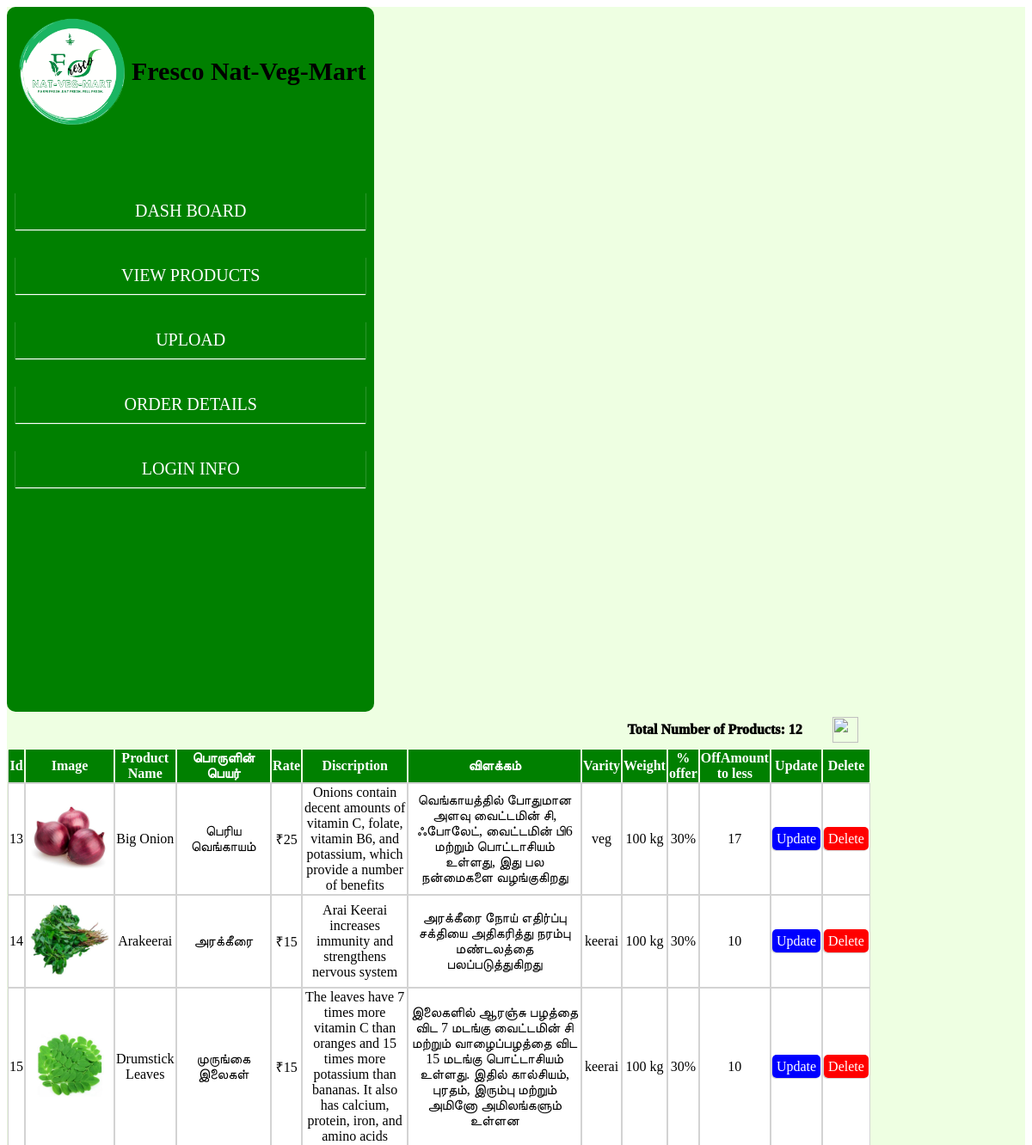
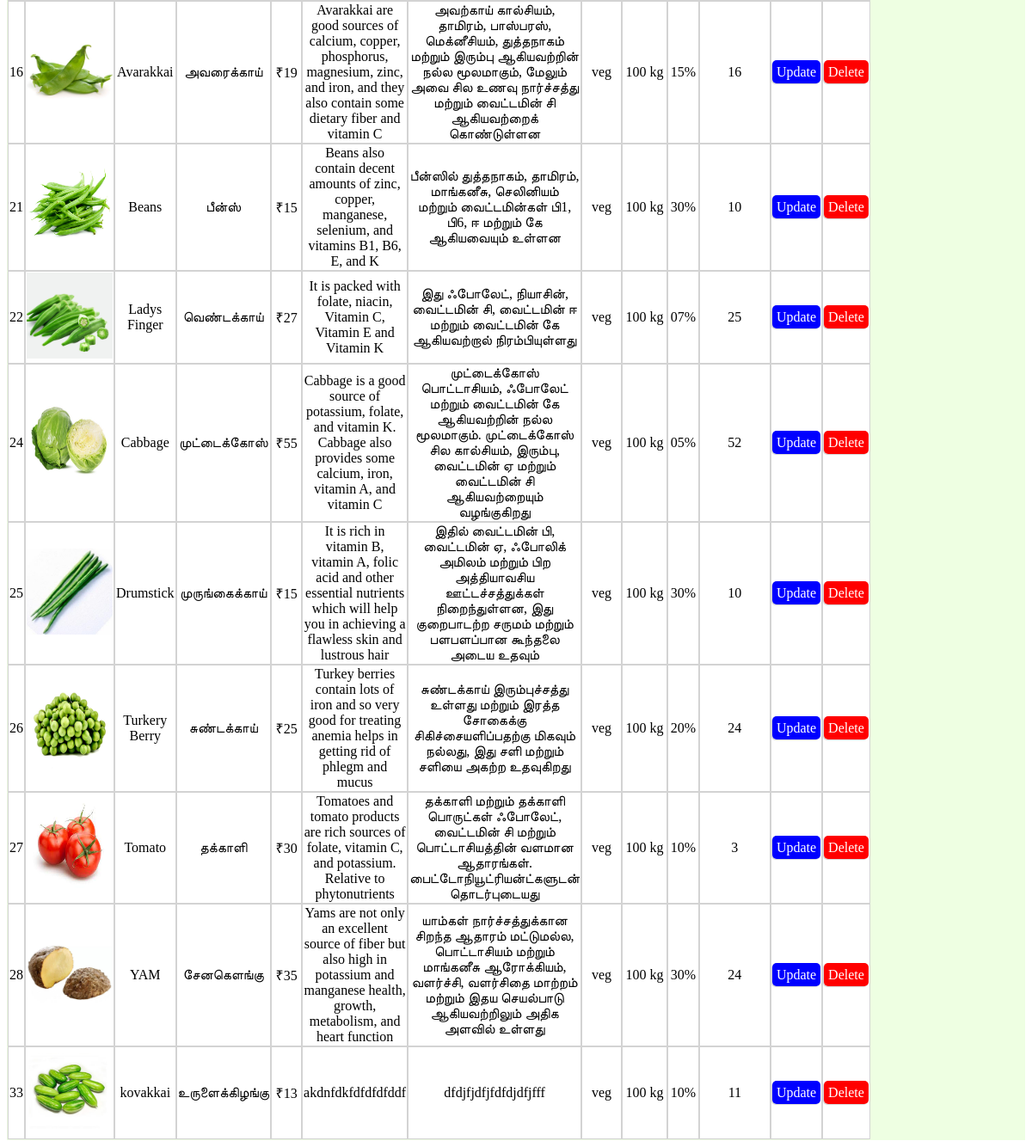
The page /fnvm/viewproductsfnvm.php on the database its author committed (2 pictures, top to bottom).
### tables this page shows
CREATE TABLE `productsdata` (
  `pid` int(100) NOT NULL,
  `pimage` varchar(200) NOT NULL,
  `pname` varchar(200) NOT NULL,
  `ptname` varchar(200) NOT NULL,
  `prate` varchar(200) NOT NULL,
  `ppara` varchar(200) NOT NULL,
  `ptpara` varchar(200) NOT NULL,
  `pvarity` varchar(200) NOT NULL,
  `pweight` int(150) NOT NULL,
  `poffamount` int(50) NOT NULL,
  `poffer` varchar(50) NOT NULL
);

### fnvm/viewproductsfnvm.php (the view, shortened to what this page needs)
<!DOCTYPE html>
<html>
<head>
</head>
<body>
	<div class="all">
	<div class="container">
<div class="companynl">
     <img src="../fnvm.png" alt="NO_IMAGE" class="logo">
	 <p id="title">Fresco Nat-Veg-Mart</p>
	</div>
<div class="links">
	<p id="l1"><a href="dashboad.php">DASH BOARD</a></p>
	<p id="l2"><a href="viewproductsfnvm.php">VIEW PRODUCTS</a></p>
	<p id="l3"><a href="uploadfnvm.php">UPLOAD</a></p>
    <p id="l4"><a href="adminorder.php">ORDER DETAILS</a></p>
    <p id="l5"><a href="login.php">LOGIN INFO</a></p>
    </div>
    </div>
<?php
$con= mysqli_connect('localhost','root','root');
mysqli_select_db($con,'fnvm');
$sql="SELECT * FROM productsdata";
$retval=mysqli_query($con,$sql);
$total=mysqli_num_rows($retval);
?>
<div class="contents">
	<div class="user">
		<p id="ptotal">Total Number of Products: <?php echo "$total";?></p>
		<img src="../user.png" id="userimg">
		<p id="username"><?php echo " ".$_SESSION['AUSERNAME'];?></p>
	</div>
<table>
	<tr><th>Id</th>
		<th>Image</th>
		<th>Product Name</th>
		<th>பொருளின் பெயர்</th>
		<th>Rate</th>
		<th>Discription</th>
		<th>விளக்கம்</th>
		<th>Varity</th>
		<th>Weight</th>
		<th>% offer</th>
		<th>OffAmount to less</th>
		<th>Update</th>
		<th>Delete</th>
	</tr>
<?php
while($result = mysqli_fetch_assoc($retval))
{
	echo "<tr>
	       <td>".$result['pid']."</td>
          <td><img src='".$result['pimage']."' height='100px' width='100px'></td>
          <td>".$result['pname']."</td>
          <td>".$result['ptname']."</td>
          <td>₹".$result['prate']."</td>
          <td>".$result['ppara']."</td>
          <td>".$result['ptpara']."</td>
          <td>".$result['pvarity']."</td>
          <td>".$result['pweight']." kg</td>
          <td>".$result['poffer']."</td>
          <td>".$result['poffamount']."</td>
          <td id='edit'><a href='updateproductfnvm.php? upimage=$result[pimage] & upname=$result[pname] & uptname=$result[ptname] & uprate=$result[prate] & uppara=$result[ppara]& uptpara=$result[ptpara] & upvarity=$result[pvarity] & upweight=$result[pweight] & upoffer=$result[poffer] & upoffamount=$result[poffamount] '>Update</a></td>
          <td id='delet'><a href='deletefnvm.php?delid=$result[pid]'>Delete</a></td>
          </tr>";
}
?>
</table>
</div>
</div>
</body>
</html>

### fnvm/viewproductsfnvm.php (style rules this page uses)
.all { display:flex; flex-direction:row; flex-wrap:wrap; justify-content:space-between; background-color:#eeffe2; }
.container { display:flex; flex-direction:column; flex-wrap:wrap; background:green; padding:10px; height: 100vh; border-radius:10px; }
.companynl { display:flex; flex-direction:row; flex-wrap:wrap; }
.companynl .logo { width:130px; height:130px; }
.companynl #title { align-self: center; margin: 0 0 0 5px; font-family: Monotype Corsiva; font-weight: bold; font-size: 30px; }
.links { display:flex; flex-direction:column; flex-wrap:wrap; margin-top:60px; }
.links p { padding:10px 0 10px 0; text-align: center; box-shadow:0px 1px 1px white; }
.links a { text-decoration:none; color:white; font-size:20px; font-family:Cambria Math; padding:10px; }
.contents { display:flex; flex-direction:column; flex-wrap:wrap; }
.user { display:flex; flex-direction:row; flex-wrap: wrap; align-self:flex-end; }
.user #userimg { width: 30px; height: 30px; margin:5px; align-self:center; }
.user #username { padding: 5px; }
table { width:1000px; border-radius:10px; text-align:center; }
table th { background-color:green; color:white; }
table td { background-color:white; outline:0.1px solid lightgray; }
table tr { box-shadow:-1px 1px 1px lightgray; margin-top:10px; }
table #edit a { text-decoration:none; background-color:blue; color:white; box-shadow:-1px 1px 1px lightgray; border-radius:5px; padding:5px; }
table #delet a { text-decoration:none; background-color:red; color:white; box-shadow:-1px 1px 1px lightgray; border-radius:5px; padding:5px; }
#ptotal { align-self:center; margin: 0px 30px 0 0; font-family:Microsoft JhengHei; font-weight: 1000; }

### rows shown on the page
productsdata: pid "13", pimage (picture), pname "Big Onion", ptname "பெரிய வெங்காயம்", prate "25", ppara "Onions contain decent amounts of vitamin C, folate, vitamin B6, and potassium, which provide a number of benefits", ptpara "வெங்காயத்தில் போதுமான அளவு வைட்டமின் சி, ஃபோலேட், வைட்டமின் பி6 மற்றும் பொட்டாசியம் உள்ளது, இது பல நன்மைகளை வழங்குகிறது", pvarity "veg", pweight "100", poffer "30%", poffamount "17"
productsdata: pid "14", pimage (picture), pname "Arakeerai", ptname "அரக்கீரை", prate "15", ppara "Arai Keerai increases immunity and strengthens nervous system", ptpara "அரக்கீரை நோய் எதிர்ப்பு சக்தியை அதிகரித்து நரம்பு மண்டலத்தை பலப்படுத்துகிறது", pvarity "keerai", pweight "100", poffer "30%", poffamount "10"
productsdata: pid "15", pimage (picture), pname "Drumstick Leaves", ptname "முருங்கை இலைகள்", prate "15", ppara "The leaves have 7 times more vitamin C than oranges and 15 times more potassium than bananas. It also has calcium, protein, iron, and amino acids", ptpara "இலைகளில் ஆரஞ்சு பழத்தை விட 7 மடங்கு வைட்டமின் சி மற்றும் வாழைப்பழத்தை விட 15 மடங்கு பொட்டாசியம் உள்ளது. இதில் கால்சியம், புரதம், இரும்பு மற்றும் அமினோ அமிலங்களும் உள்ளன", pvarity "keerai", pweight "100", poffer "30%", poffamount "10"
productsdata: pid "16", pimage (picture), pname "Avarakkai", ptname "அவரைக்காய்", prate "19", ppara "Avarakkai are good sources of calcium, copper, phosphorus, magnesium, zinc, and iron, and they also contain some dietary fiber and vitamin C", ptpara "அவற்காய் கால்சியம், தாமிரம், பாஸ்பரஸ், மெக்னீசியம், துத்தநாகம் மற்றும் இரும்பு ஆகியவற்றின் நல்ல மூலமாகும், மேலும் அவை சில உணவு நார்ச்சத்து மற்றும் வைட்டமின் சி ஆகியவற்றைக் கொண்டுள்ளன", pvarity "veg", pweight "100", poffer "15%", poffamount "16"
productsdata: pid "21", pimage (picture), pname "Beans", ptname "பீன்ஸ்", prate "15", ppara "Beans also contain decent amounts of zinc, copper, manganese, selenium, and vitamins B1, B6, E, and K", ptpara "பீன்ஸில் துத்தநாகம், தாமிரம், மாங்கனீசு, செலினியம் மற்றும் வைட்டமின்கள் பி1, பி6, ஈ மற்றும் கே ஆகியவையும் உள்ளன", pvarity "veg", pweight "100", poffer "30%", poffamount "10"
productsdata: pid "22", pimage (picture), pname "Ladys Finger", ptname "வெண்டக்காய்", prate "27", ppara "It is packed with folate, niacin, Vitamin C, Vitamin E and Vitamin K", ptpara "இது ஃபோலேட், நியாசின், வைட்டமின் சி, வைட்டமின் ஈ மற்றும் வைட்டமின் கே ஆகியவற்றால் நிரம்பியுள்ளது", pvarity "veg", pweight "100", poffer "07%", poffamount "25"
productsdata: pid "24", pimage (picture), pname "Cabbage", ptname "முட்டைக்கோஸ்", prate "55", ppara "Cabbage is a good source of potassium, folate, and vitamin K. Cabbage also provides some calcium, iron, vitamin A, and vitamin C", ptpara "முட்டைக்கோஸ் பொட்டாசியம், ஃபோலேட் மற்றும் வைட்டமின் கே ஆகியவற்றின் நல்ல மூலமாகும். முட்டைக்கோஸ் சில கால்சியம், இரும்பு, வைட்டமின் ஏ மற்றும் வைட்டமின் சி ஆகியவற்றையும் வழங்குகிறது", pvarity "veg", pweight "100", poffer "05%", poffamount "52"
productsdata: pid "25", pimage (picture), pname "Drumstick", ptname "முருங்கைக்காய்", prate "15", ppara "It is rich in vitamin B, vitamin A, folic acid and other essential nutrients which will help you in achieving a flawless skin and lustrous hair", ptpara "இதில் வைட்டமின் பி, வைட்டமின் ஏ, ஃபோலிக் அமிலம் மற்றும் பிற அத்தியாவசிய ஊட்டச்சத்துக்கள் நிறைந்துள்ளன, இது குறைபாடற்ற சருமம் மற்றும் பளபளப்பான கூந்தலை அடைய உதவும்", pvarity "veg", pweight "100", poffer "30%", poffamount "10"
productsdata: pid "26", pimage (picture), pname "Turkery Berry", ptname "சுண்டக்காய்", prate "25", ppara "Turkey berries contain lots of iron and so very good for treating anemia helps in getting rid of phlegm and mucus", ptpara "சுண்டக்காய் இரும்புச்சத்து உள்ளது மற்றும் இரத்த சோகைக்கு சிகிச்சையளிப்பதற்கு மிகவும் நல்லது, இது சளி மற்றும் சளியை அகற்ற உதவுகிறது", pvarity "veg", pweight "100", poffer "20%", poffamount "24"
productsdata: pid "27", pimage (picture), pname "Tomato", ptname "தக்காளி", prate "30", ppara "Tomatoes and tomato products are rich sources of folate, vitamin C, and potassium. Relative to phytonutrients", ptpara "தக்காளி மற்றும் தக்காளி பொருட்கள் ஃபோலேட், வைட்டமின் சி மற்றும் பொட்டாசியத்தின் வளமான ஆதாரங்கள். பைட்டோநியூட்ரியன்ட்களுடன் தொடர்புடையது", pvarity "veg", pweight "100", poffer "10%", poffamount "3"
productsdata: pid "28", pimage (picture), pname "YAM", ptname "சேனகெளங்கு", prate "35", ppara "Yams are not only an excellent source of fiber but also high in potassium and manganese health, growth, metabolism, and heart function", ptpara "யாம்கள் நார்ச்சத்துக்கான சிறந்த ஆதாரம் மட்டுமல்ல, பொட்டாசியம் மற்றும் மாங்கனீசு ஆரோக்கியம், வளர்ச்சி, வளர்சிதை மாற்றம் மற்றும் இதய செயல்பாடு ஆகியவற்றிலும் அதிக அளவில் உள்ளது", pvarity "veg", pweight "100", poffer "30%", poffamount "24"
productsdata: pid "33", pimage (picture), pname "kovakkai", ptname "உருளைக்கிழங்கு", prate "13", ppara "akdnfdkfdfdfdfddf", ptpara "dfdjfjdfjfdfdjdfjfff", pvarity "veg", pweight "100", poffer "10%", poffamount "11"

### other values the page prints
$total "12"
